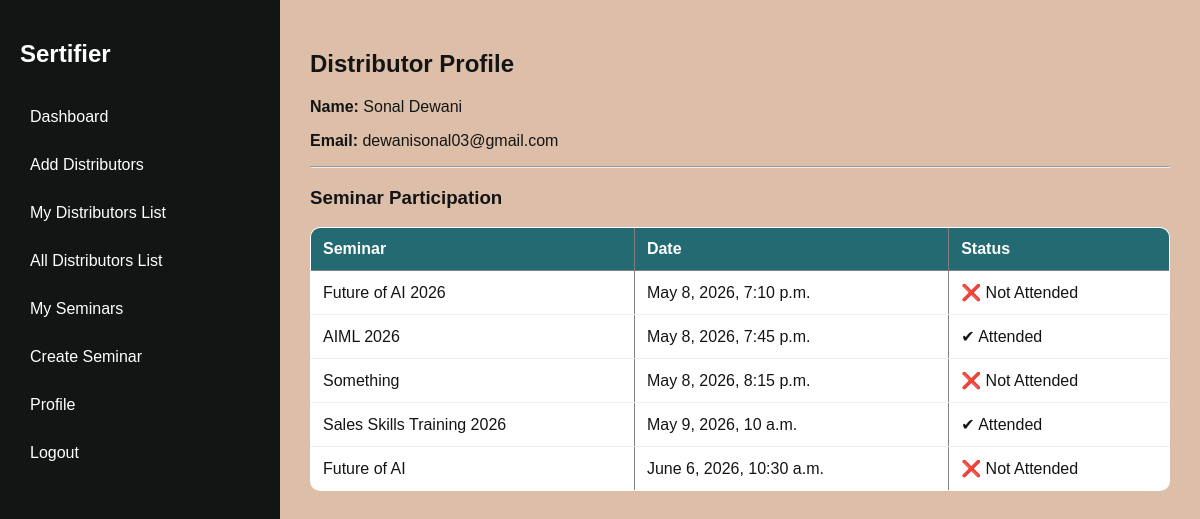
The app's page /distributor/8/ (signed in) with its own data.
### User/models.py (models this page shows, shortened)
class CustomUser(AbstractUser):
    ROLE_CHOICES = (
        ('admin', 'Admin'),
        ('manager', 'Manager'),
        ('distributor', 'Distributor'),
    )
    role = models.CharField(max_length=20, choices=ROLE_CHOICES)
    phone = models.CharField(max_length=15, blank=True, null=True)

### seminars/models.py (models this page shows, shortened)
class SeminarRegistration(models.Model):
    user = models.ForeignKey(
        User,
        on_delete=models.CASCADE
    )
    seminar = models.ForeignKey(
        Seminar,
        on_delete=models.CASCADE,
        related_name='registrations'
    )
    attendee_name = models.CharField(
        max_length=255
    )
    attendee_email = models.EmailField()
    attendee_phone = models.CharField(
        max_length=20
    )
    attendance_code = models.CharField(
        max_length=10,
        unique=True,
        blank=True
    )
    registered_at = models.DateTimeField(
        auto_now_add=True
    )
    id_card = models.FileField(
        upload_to='id_cards/',
        null=True,
        blank=True
    )
    attended = models.BooleanField(
        default=False
    )
    attendance_marked_at = models.DateTimeField(
        null=True,
        blank=True
    )
    verification_token = models.UUIDField(
        default=uuid.uuid4,
        unique=True,
        editable=False
    )
    class Meta:
        unique_together = ('user', 'seminar')

class Seminar(models.Model):
    title = models.CharField(max_length=200)
    topic = models.CharField(max_length=200)
    description = models.TextField()
    date_time = models.DateTimeField(null=True)
    location = models.CharField(max_length=255)
    created_by = models.ForeignKey(User, on_delete=models.CASCADE)
    created_at = models.DateTimeField(auto_now_add=True, null=True)
    certificate_enabled = models.BooleanField(default=True)
    certificate_title = models.CharField(
        max_length=200,
        default='Certificate of Participation'
    )
    certificate_logo_1 = models.ImageField(
        upload_to='certificate_logos/',
        blank=True,
        null=True
    )
    certificate_logo_2 = models.ImageField(
        upload_to='certificate_logos/',
        blank=True,
        null=True
    )
    certificate_logo_3 = models.ImageField(
        upload_to='certificate_logos/',
        blank=True,
        null=True
    )
    certificate_logo_4 = models.ImageField(
        upload_to='certificate_logos/',
        blank=True,
        null=True
    )
    certificate_signature = models.ImageField(
        upload_to='certificate_signatures/',
        blank=True,
        null=True
    )
    attendance_link_token = models.UUIDField(
        blank=True,
        unique=True,
        editable=False,
        null=True,
        default=uuid.uuid4,
    )

### User/decorators.py (the view)
        def wrapper(request, *args, **kwargs):
            if request.user.role in allowed_roles:
                return view_func(request, *args, **kwargs)
            return redirect('dashboard')

### User/views.py (called while the page is built)
@login_required
@role_required(['admin', 'manager'])
def distributor_profile(request, user_id):
    distributor = get_object_or_404(
        User,
        id=user_id,
        role='distributor'
    )
    registrations = SeminarRegistration.objects.filter(
        user=distributor
    )
    return render(
        request,
        'distributor_profile.html',
        {
            'distributor': distributor,
            'registrations': registrations
        }
    )

### User/templates/distributor_profile.html
{% extends 'base.html' %}
{% block content %}
<h2>Distributor Profile</h2>
<p><strong>Name:</strong> {{ distributor.get_full_name }}</p>
<p><strong>Email:</strong> {{ distributor.email }}</p>
<hr>
<h3>Seminar Participation</h3>
<table border="1">
    <tr>
        <th>Seminar</th>
        <th>Date</th>
        <th>Status</th>
    </tr>
    {% for reg in registrations %}
    <tr>
        <td>{{ reg.seminar.title }}</td>
        <td>{{ reg.seminar.date_time }}</td>
        <td>
            {% if reg.attended %}
                ✔ Attended
            {% else %}
                ❌ Not Attended
            {% endif %}
        </td>
    </tr>
    {% endfor %}
</table>
{% endblock %}

### User/static/css/style.css (style rules this page uses)
:root { --primary: #131515; --secondary: #246a73; --accent: #368f8b; --muted: #f3dfc1; --bg: #ddbea8; --white: #ffffff; }
body { margin: 0; font-family: 'Poppins', sans-serif; background-color: var(--bg); color: var(--primary); }
table { width: 100%; border-collapse: collapse; background: var(--white); border-radius: 10px; overflow: hidden; }
table th { background: var(--secondary); color: var(--white); padding: 12px; text-align:left; }
table td { padding: 12px; border-bottom: 1px solid #eee; }

### records on screen
CustomUser: get_full_name "Sonal Dewani", email "dewanisonal03@gmail.com"
SeminarRegistration: seminar "Future of AI 2026", seminar.date_time "May 8, 2026, 7:10 p.m.", attended "❌ Not Attended"
SeminarRegistration: seminar "AIML 2026", seminar.date_time "May 8, 2026, 7:45 p.m.", attended "✔ Attended"
SeminarRegistration: seminar "Something", seminar.date_time "May 8, 2026, 8:15 p.m.", attended "❌ Not Attended"
SeminarRegistration: seminar "Sales Skills Training 2026", seminar.date_time "May 9, 2026, 10 a.m.", attended "✔ Attended"
SeminarRegistration: seminar "Future of AI", seminar.date_time "June 6, 2026, 10:30 a.m.", attended "❌ Not Attended"
